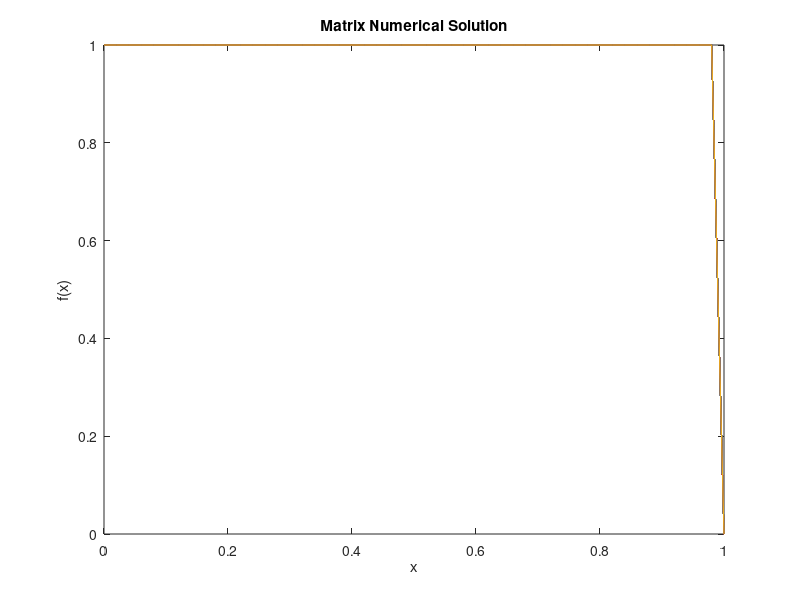

Here is the MATLAB script that generated this plot:
close all;
clearvars;

N = 50;
m = 500; 
dt = 0.01;
dx = 1/N; 
k=2;
shift = floor(N/2);

x = linspace(0,1,N+1); %Create the x array 

A = zeros(N-1); %Create array of values initially which are 0
A2 = zeros(N-1);
T = ones(N-1,1,1);
T2 = ones(N-1,1,1);
T2(N-1) = 0;
T(N-1) = 0;
T_n_plot = ones(N+1, 1, 1);
T_n_plot(N+1) = 0;

%Create diag matrix 
for i=1:N-1
    for j=1:N-1
        if i==j
            A(i,j) = 1 + 2*dt/dx^2;
        elseif i==j+1 || j==i+1
            A(i,j) = -dt/dx^2;
        end
    end
end

for i=1:N-1
    for j=1:N-1
        if i==j
            A2(i,j) = 1 + 2*k*dt/dx^2;
        elseif i==j+1 || j==i+1
            A2(i,j) = -k*dt/dx^2;
        end
    end
end

for j=1:m
    T(1) = T(1)+dt/dx^2;
    T2(1) = T2(1)+k*dt/dx^2;
    %T(N-1) = dt/dx^2;
    T_n = linsolve(A,T);
    T_n2 = linsolve(A2,T2);
    %T_n_plot(2:shift) = T_n(1:shift-1);
    %T_n_plot(shift+1:N) = T_n2(shift:N-1);
    plot(x, T_n_plot);
    hold on
    T=T_n;
end
    
xlabel('x');
ylabel('f(x)');
title('Matrix Numerical Solution');
